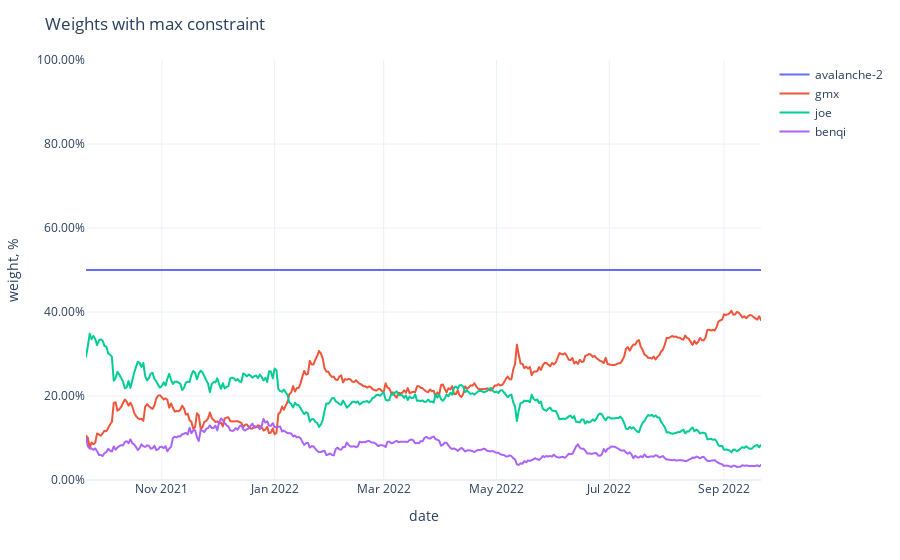

The code cell stored with this chart in its notebook:
### Code cell
fig = px.line(adjusted_weights,
              labels={'value': 'weight, %', 'variable': ''})
fig.update_traces(
    hovertemplate="%{y}"
)
fig.update_yaxes(
    tickformat=".2%",
    range=[0,1],
)
fig.update_xaxes(
    showspikes=True,
    spikethickness=2,
    spikedash="dot",
    spikecolor="#999999",
    spikemode="across",
)
fig.update_layout(
    hovermode="x",
    hoverdistance=100,  ## Distance to show hover label of data point
    spikedistance=1000,  ## Distance to show spike
    template='plotly_white',
    title='Weights with max constraint'
)

### Figure 1 — Plotly figure (JSON) as saved in the notebook; plotly's stock layout.template omitted (floating-point values rounded to 4 significant figures; data arrays with more than 128 entries replaced by an {"elided": "..."} marker saying what was removed)
{"data": [{"hovertemplate": "%{y}", "legendgroup": "avalanche-2", "line": {"color": "#636efa", "dash": "solid"}, "marker": {"symbol": "circle"}, "mode": "lines", "name": "avalanche-2", "showlegend": true, "type": "scattergl", "x": {"elided": "366 str values"}, "xaxis": "x", "y": {"elided": "366 float values"}, "yaxis": "y"}, {"hovertemplate": "%{y}", "legendgroup": "gmx", "line": {"color": "#EF553B", "dash": "solid"}, "marker": {"symbol": "circle"}, "mode": "lines", "name": "gmx", "showlegend": true, "type": "scattergl", "x": {"elided": "366 str values"}, "xaxis": "x", "y": {"elided": "366 float values"}, "yaxis": "y"}, {"hovertemplate": "%{y}", "legendgroup": "joe", "line": {"color": "#00cc96", "dash": "solid"}, "marker": {"symbol": "circle"}, "mode": "lines", "name": "joe", "showlegend": true, "type": "scattergl", "x": {"elided": "366 str values"}, "xaxis": "x", "y": {"elided": "366 float values"}, "yaxis": "y"}, {"hovertemplate": "%{y}", "legendgroup": "benqi", "line": {"color": "#ab63fa", "dash": "solid"}, "marker": {"symbol": "circle"}, "mode": "lines", "name": "benqi", "showlegend": true, "type": "scattergl", "x": {"elided": "366 str values"}, "xaxis": "x", "y": {"elided": "366 float values"}, "yaxis": "y"}], "layout": {"autosize": true, "hoverdistance": 100, "hovermode": "x", "legend": {"title": {"text": ""}, "tracegroupgap": 0}, "margin": {"t": 60}, "spikedistance": 1000, "title": {"text": "Weights with max constraint"}, "xaxis": {"anchor": "y", "autorange": true, "domain": [0, 1], "range": ["2021-09-21", "2022-09-21"], "showspikes": true, "spikecolor": "#999999", "spikedash": "dot", "spikemode": "across", "spikethickness": 2, "title": {"text": "date"}, "type": "date"}, "yaxis": {"anchor": "x", "domain": [0, 1], "range": [0, 1], "tickformat": ".2%", "title": {"text": "weight, %"}, "type": "linear"}}}
